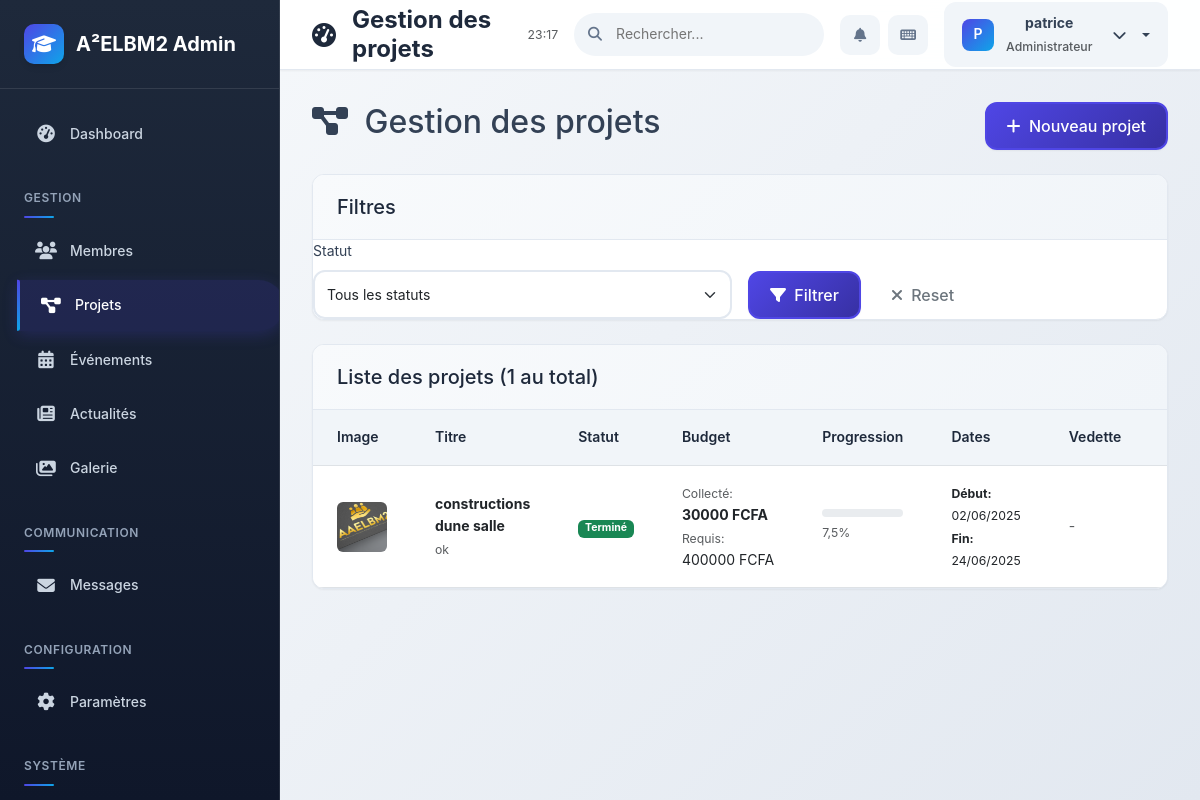
Before: /dashboard/projects/ (signed in) with the older database file.
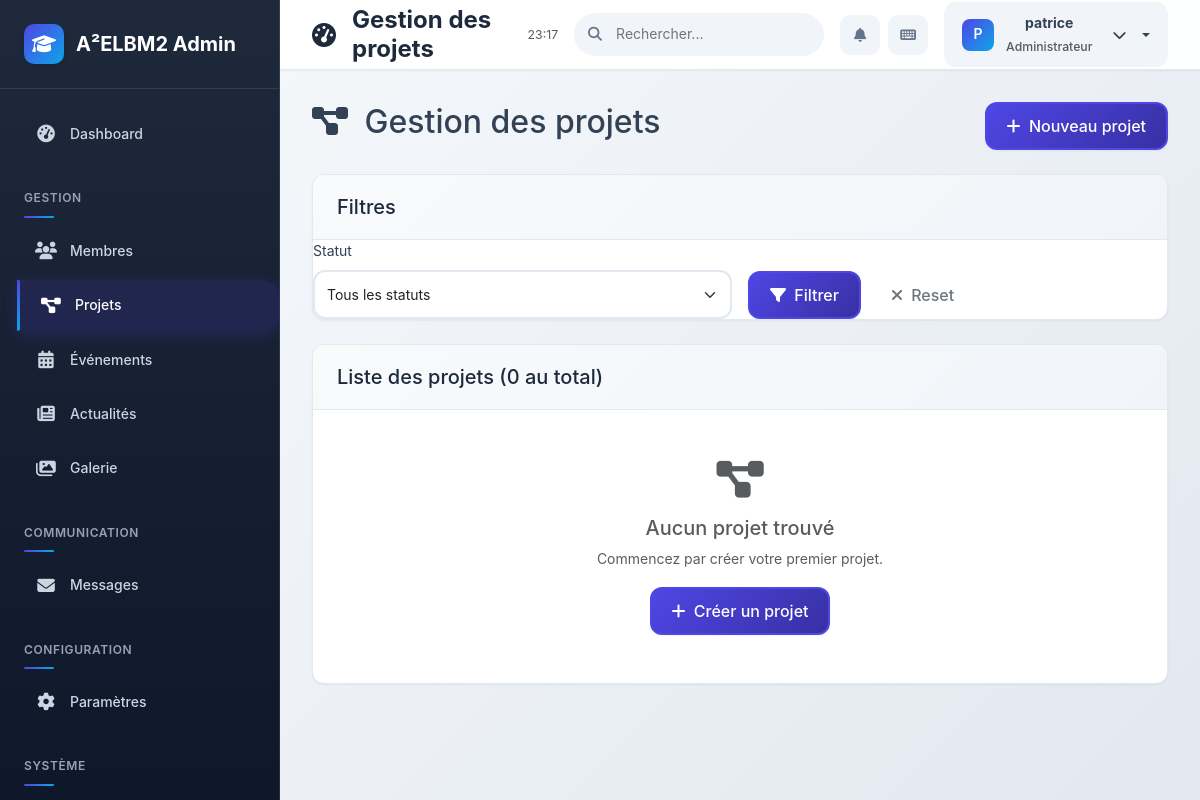
After: the same page with the newer database file.
### main/models.py (models this page shows, shortened)
class Project(models.Model):
    STATUS_CHOICES = [
        ('planning', 'En planification'),
        ('ongoing', 'En cours'),
        ('completed', 'Terminé'),
        ('suspended', 'Suspendu'),
    ]
    title_fr = models.CharField(max_length=200, verbose_name="Titre (Français)")
    title_en = models.CharField(max_length=200, verbose_name="Titre (Anglais)")
    description_fr = RichTextField(verbose_name="Description (Français)")
    description_en = RichTextField(verbose_name="Description (Anglais)")
    image = models.ImageField(upload_to='projects/', blank=True, null=True)
    status = models.CharField(max_length=20, choices=STATUS_CHOICES, default='planning')
    budget_required = models.DecimalField(max_digits=12, decimal_places=2, verbose_name="Budget requis (FCFA)")
    budget_collected = models.DecimalField(max_digits=12, decimal_places=2, default=0, verbose_name="Budget collecté (FCFA)")
    start_date = models.DateField(verbose_name="Date de début")
    end_date = models.DateField(blank=True, null=True, verbose_name="Date de fin")
    is_featured = models.BooleanField(default=False, verbose_name="Projet en vedette")
    created_at = models.DateTimeField(auto_now_add=True)
    updated_at = models.DateTimeField(auto_now=True)
    class Meta:
        verbose_name = "Projet"
        verbose_name_plural = "Projets"
        ordering = ['-created_at']
    @property
    def progress_percentage(self):
        if self.budget_required > 0:
            return min((self.budget_collected / self.budget_required) * 100, 100)
        return 0

### admin_dashboard/views.py (the view)
# urls.py: path('projects/', views.projects_list, name='admin_projects_list'),
@staff_member_required
def projects_list(request):
    projects = Project.objects.all().order_by('-created_at')
    status = request.GET.get('status')
    if status:
        projects = projects.filter(status=status)
    paginator = Paginator(projects, 10)
    page_number = request.GET.get('page')
    projects_page = paginator.get_page(page_number)
    context = {
        'projects_page': projects_page,
        'status_choices': Project.STATUS_CHOICES,
        'current_status': status,
    }
    return render(request, 'admin_dashboard/projects/list.html', context)

### templates/admin_dashboard/projects/list.html (shortened to what the changed rows need)
{% extends 'admin_dashboard/base.html' %}
{% load static %}
{% block page_title %}Gestion des projets{% endblock %}
{% block content %}
<div class="d-flex justify-content-between align-items-center mb-4">
    <h2>
        <i class="fas fa-project-diagram me-2"></i>
        Gestion des projets
    </h2>
</div>
<div class="table-card">
    <div class="card-header d-flex justify-content-between align-items-center">
        <h5 class="mb-0">
            Liste des projets ({{ projects_page.paginator.count }} au total)
        </h5>
    </div>
    <div class="card-body p-0">
        {% if projects_page.object_list %}
            <div class="table-responsive">
                <table class="table table-hover mb-0">
                    <thead>
                        <tr>
                            <th>Image</th>
                            <th>Titre</th>
                            <th>Statut</th>
                            <th>Budget</th>
                            <th>Progression</th>
                            <th>Dates</th>
                            <th>Vedette</th>
                            <th>Actions</th>
                        </tr>
                    </thead>
                    <tbody>
                        {% for project in projects_page.object_list %}
                            <tr>
                                <td>
                                    {% if project.image %}
                                        <img src="{{ project.image.url }}" alt="{{ project.title_fr }}"
                                             class="rounded" width="50" height="50" style="object-fit: cover;">
                                    {% else %}
                                        <div class="bg-secondary rounded d-flex align-items-center justify-content-center"
                                             style="width: 50px; height: 50px;">
                                            <i class="fas fa-project-diagram text-white"></i>
                                        </div>
                                    {% endif %}
                                </td>
                                <td>
                                    <strong>{{ project.title_fr }}</strong>
                                    <br><small class="text-muted">{{ project.title_en }}</small>
                                </td>
                                <td>
                                    <span class="badge
                                        {% if project.status == 'planning' %}bg-secondary
                                        {% elif project.status == 'ongoing' %}bg-primary
                                        {% elif project.status == 'completed' %}bg-success
                                        {% elif project.status == 'suspended' %}bg-warning
                                        {% endif %}">
                                        {{ project.get_status_display }}
                                    </span>
                                </td>
                                <td>
                                    <div class="text-nowrap">
                                        <small class="text-muted">Collecté:</small><br>
                                        <strong>{{ project.budget_collected|floatformat:0 }} FCFA</strong>
                                        <br>
                                        <small class="text-muted">Requis:</small><br>
                                        {{ project.budget_required|floatformat:0 }} FCFA
                                    </div>
                                </td>
                                <td>
                                    <div class="progress mb-1" style="height: 8px;">
                                    </div>
                                    <small class="text-muted">{{ project.progress_percentage|floatformat:1 }}%</small>
                                </td>
                                <td>
                                    <small>
                                        <strong>Début:</strong> {{ project.start_date|date:"d/m/Y" }}<br>
                                        {% if project.end_date %}
                                            <strong>Fin:</strong> {{ project.end_date|date:"d/m/Y" }}
                                        {% else %}
                                            <span class="text-muted">Pas de date de fin</span>
                                        {% endif %}
                                    </small>
                                </td>
                                <td>
                                    {% if project.is_featured %}
                                        <span class="badge bg-warning">
                                            <i class="fas fa-star"></i>
                                        </span>
                                    {% else %}
                                        <span class="text-muted">-</span>
                                    {% endif %}
                                </td>
                                <td>
                                </td>
                            </tr>
                        {% endfor %}
                    </tbody>
                </table>
            </div>
        {% else %}
            <div class="text-center py-5">
                <i class="fas fa-project-diagram fa-3x text-muted mb-3"></i>
                <h5 class="text-muted">Aucun projet trouvé</h5>
                {% if current_status %}
                    <p class="text-muted">Aucun projet avec le statut "{{ current_status }}".</p>
                {% else %}
                    <p class="text-muted">Commencez par créer votre premier projet.</p>
                {% endif %}
                <a href="{% url 'admin_project_create' %}" class="btn btn-primary">
                    <i class="fas fa-plus me-1"></i>
                    Créer un projet
                </a>
            </div>
        {% endif %}
    </div>
</div>
{% endblock %}

Changed rows visible on the page:
removed Project: image (picture), title_fr "constructions dune salle", title_en "ok", status "Terminé", budget_collected "30000", budget_required "400000", progress_percentage "7,5", start_date "02/06/2025", end_date "24/06/2025"
Other visible differences:
{{ projects_page.paginator.count }}: "1" → "0"
text no longer shown: "Image Titre Statut Budget Progression Dates Vedette"
text now shown: "Aucun projet trouvé Commencez par créer votre premier projet. Créer un projet"
